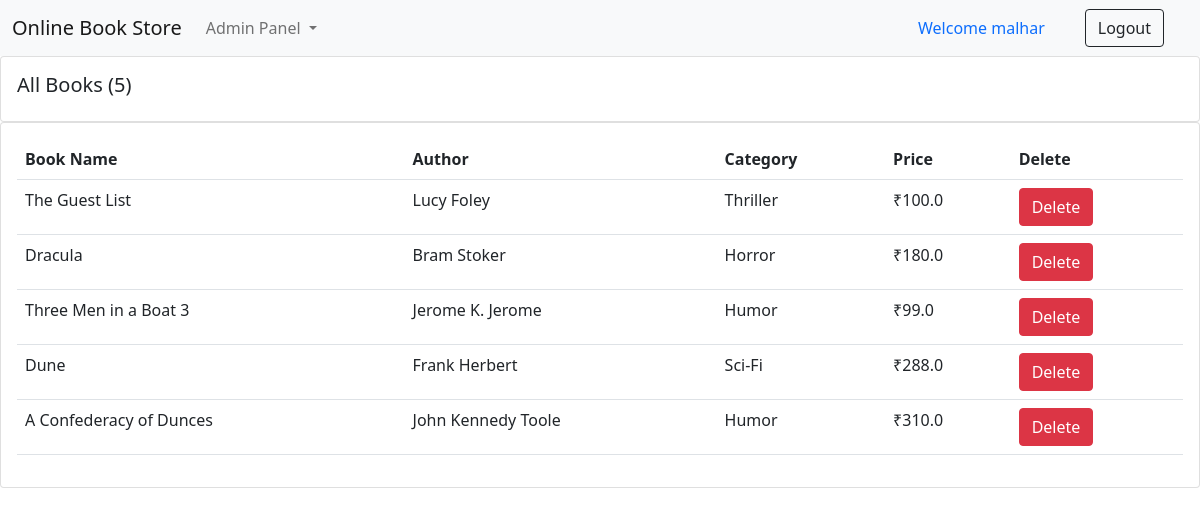
Screenshot of /all_books/ (signed in) with the database file from the repository.
### books/models.py (models this page shows, shortened)
class Book(models.Model):
    CATEGORY = (
    ('Mystery', 'Mystery'),
    ('Thriller', 'Thriller'),
    ('Sci-Fi', 'Sci-Fi'),
    ('Humor', 'Humor'),
    ('Horror', 'Horror'),
    )
    book_name = models.CharField(max_length=100)
    author = models.CharField(max_length=100, default="")
    category = models.CharField(max_length=100, choices=CATEGORY)
    price = models.FloatField()
    stock = models.IntegerField(default=2)

### books/views.py (the view)
# urls.py: path("all_books/", views.allbook, name="Admin"),
def allbook(request):
    books = Book.objects.all()
    total_books = books.count()
    return render (request, "for_admin.html", {'books':books, 'total_books':total_books})

### books/templates/for_admin.html (shortened to what this page needs)
{% extends 'admin_navbar.html' %}
{% block body %}
{% load static %}
      <div class="row">
        <div class="col-md">
          <div class="card card-body grid">
            <h5>All Books ({{total_books}})</h5>
          </div>
          <div class="card card-body">
            <table class="table">
              <tr>
                <th>Book Name</th>
                <th>Author</th>
                <th>Category</th>
                <th>Price</th>
                <th>Delete</th>
              </tr>
              {% for i in books %}
                <tr>
                  <td>{{i.book_name}}</td>
                  <td>{{i.author}}</td>
                  <td>{{i.category}}</td>
                  <td>₹{{i.price}}</td>
                  <td><a href="/all_books/delete_{{i.id}}/" class="btn btn-danger">Delete</a></td>
                </tr>
              {% endfor %}
            </table>
          </div>
        </div>
      </div>
      {% endblock %}

### books/templates/admin_navbar.html (shortened to what this page needs)
<!doctype html>
<html lang="en">
  <head>
    <link href="https://cdn.jsdelivr.net/npm/bootstrap@5.0.2/dist/css/bootstrap.min.css" rel="stylesheet">
  </head>
  <body>
    <nav class="navbar navbar-expand-lg navbar-light bg-light">
        <div class="container-fluid">
          <a class="navbar-brand" href="/">Online Book Store</a>
          <div class="collapse navbar-collapse" id="navbarSupportedContent">
            <ul class="navbar-nav me-auto mb-2 mb-lg-0">
              <li class="nav-item dropdown">
                <a class="nav-link dropdown-toggle" href="#" id="navbarDropdown" role="button" data-bs-toggle="dropdown" aria-expanded="false">
                  Admin Panel
                </a>
              </li>
            </ul>
            {% if user.is_authenticated %}
              <a class="nav-link" href="#">Welcome {{request.user}}</a>
              <a href="/logout/" class="btn btn-outline-dark mx-4" type="submit">Logout</a>
            {% endif %}
          </div>
        </div>
      </nav>
      {% block body %}
      {% endblock %}
    </body>
    </html>

### rows the page displays
Book: book_name "The Guest List", author "Lucy Foley", category "Thriller", price "100.0"
Book: book_name "Dracula", author "Bram Stoker", category "Horror", price "180.0"
Book: book_name "Three Men in a Boat 3", author "Jerome K. Jerome", category "Humor", price "99.0"
Book: book_name "Dune", author "Frank Herbert", category "Sci-Fi", price "288.0"
Book: book_name "A Confederacy of Dunces", author "John Kennedy Toole", category "Humor", price "310.0"

### other values shown
{{ request.user }} "malhar"
{{ total_books }} "5"
